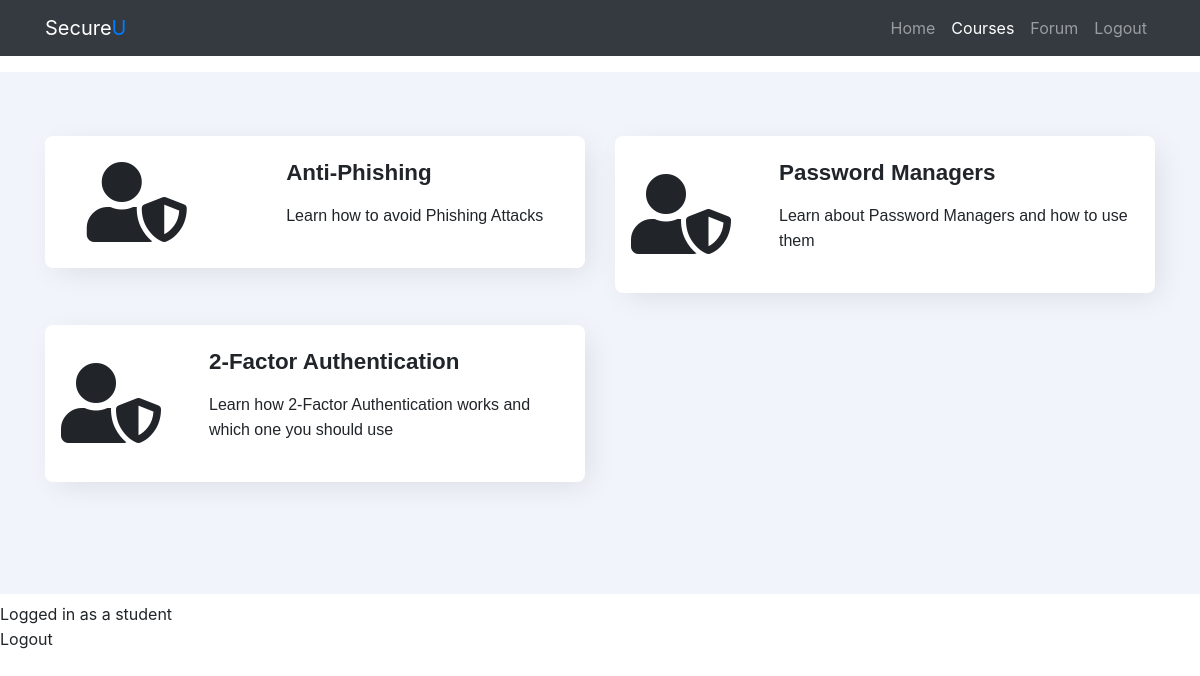
The page /courses.php (signed in) on the database as committed earlier.
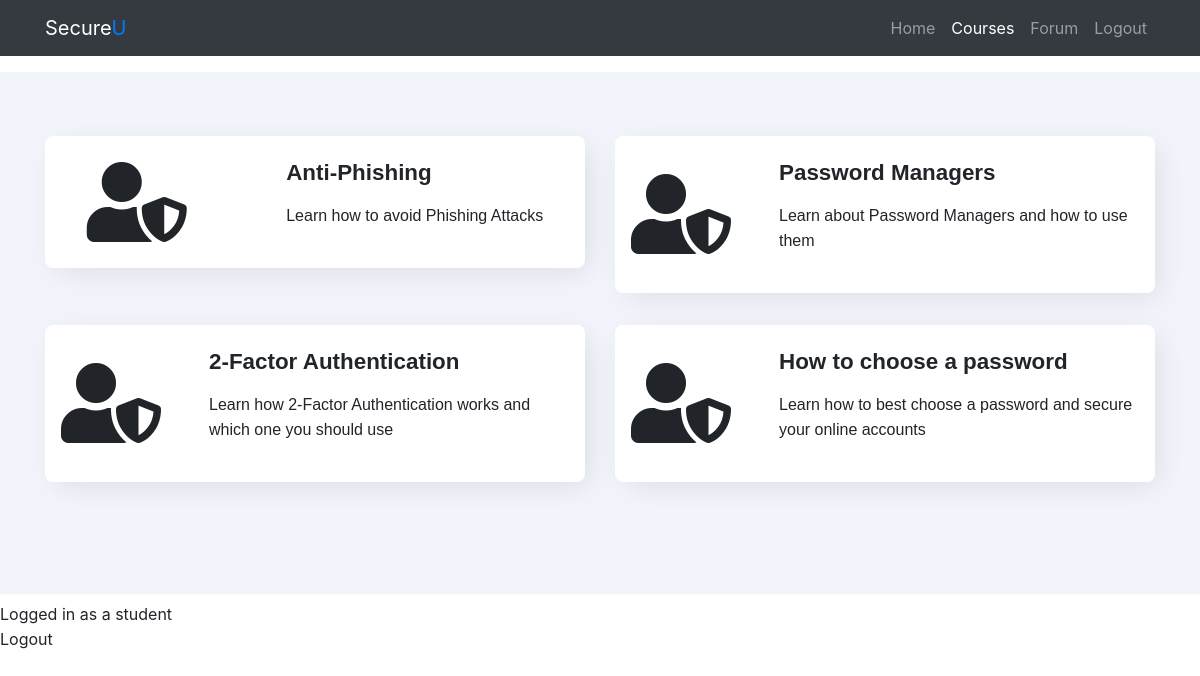
The same page on the database as committed later.
### tables this page shows
CREATE TABLE `courses` (
  `course_id` int(11) NOT NULL,
  `course_name` varchar(50) NOT NULL,
  `course_desc` varchar(300) NOT NULL,
  `course_img` varchar(100) NOT NULL,
  `course_status` varchar(15) NOT NULL,
  `credits_req` int(11) NOT NULL,
  `date_created` datetime NOT NULL DEFAULT CURRENT_TIMESTAMP,
  `user_id` int(11) NOT NULL
);

### courses.php (the view, shortened to what this page needs)
<?php
include "header.php";
?>
<link href="//maxcdn.bootstrapcdn.com/bootstrap/4.1.1/css/bootstrap.min.css" rel="stylesheet" id="bootstrap-css">
<link rel="stylesheet" href="https://use.fontawesome.com/releases/v5.6.3/css/all.css">
<?php
include "navbar.php";
?>
<section>
    <div class="container">
        <div class="row mbr-justify-content-center">
            <?php
            require "db_connect.php";
            $sql = "SELECT * FROM courses";
            $result = mysqli_query($conn, $sql);
            if (mysqli_num_rows($result) > 0) {
                while ($row = mysqli_fetch_assoc($result)) {
                    $course_id = $row["course_id"];
                    $course_name = $row["course_name"];
                    $course_desc = $row["course_desc"];
                    $course_link = "units.php?course_id=$course_id";
                    ?>
                    <div class="col-lg-6 mbr-col-md-10">
                        <a style="text-decoration:none" href="<?php echo $course_link; ?>">
                            <div class="wrap">
                                <div class="ico-wrap">
                                    <span class="fas fa-5x mr-5 fa-user-shield"></span>
                                </div>
                                <div class="text-wrap vcenter">
                                    <h2 class="mbr-fonts-style mbr-bold mbr-section-title3 display-5"><?php echo $course_name; ?></span></h2>
                                    <p class="mbr-fonts-style text1 mbr-text display-6"><?php echo $course_desc; ?></p>
                                </div>
                            </div>
                        </a>
                    </div>
                <?php
                }
            } else {
                echo "0 results";
            }
            ?>
        </div>
    </div>
</section>
<?php
include "footer.php"
?>

Rows that differ between the two databases and show on the page:
added courses: course_name "How to choose a password", course_desc "Learn how to best choose a password and secure your online accounts"
